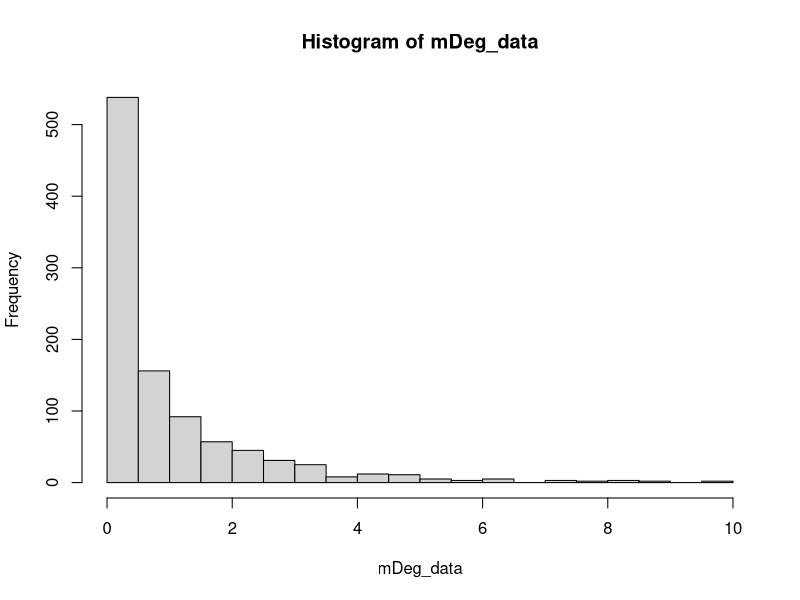
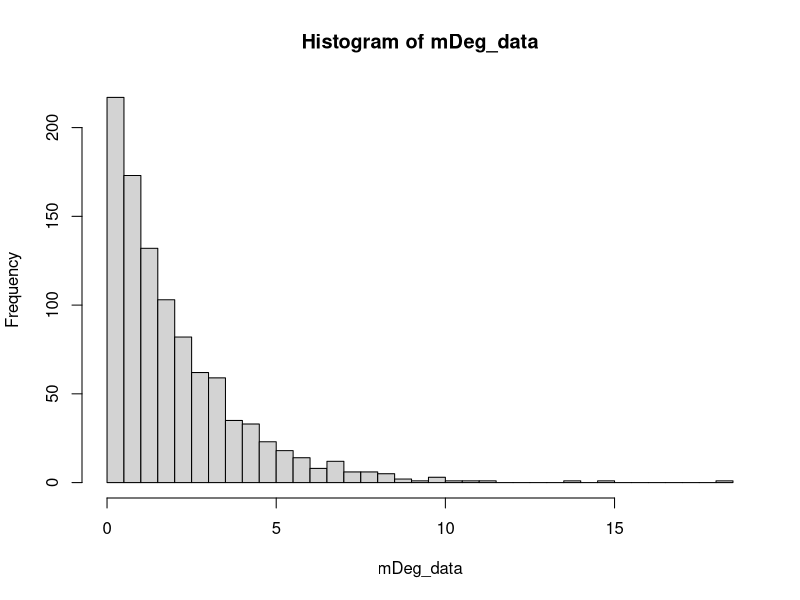
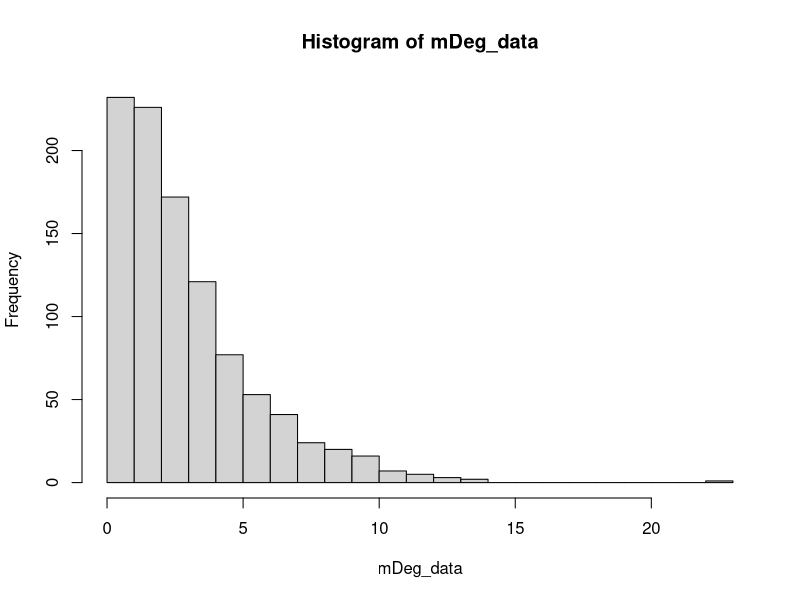
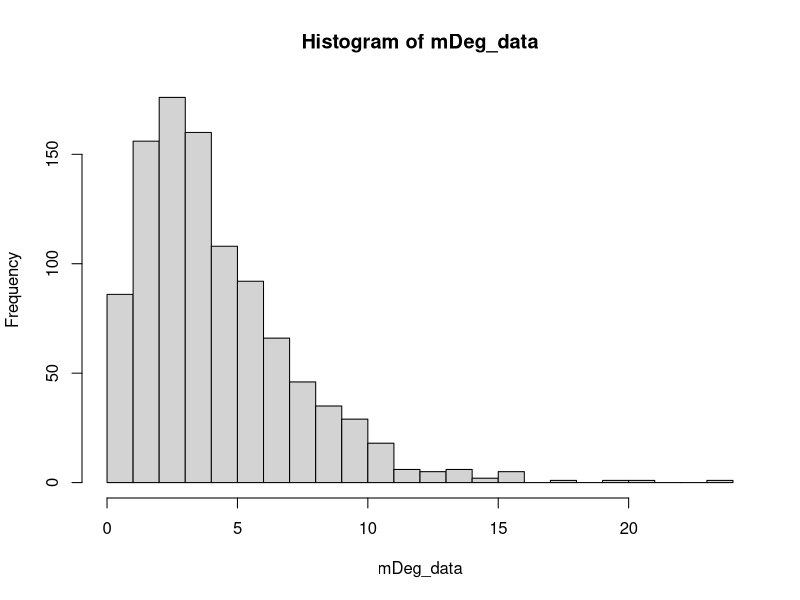
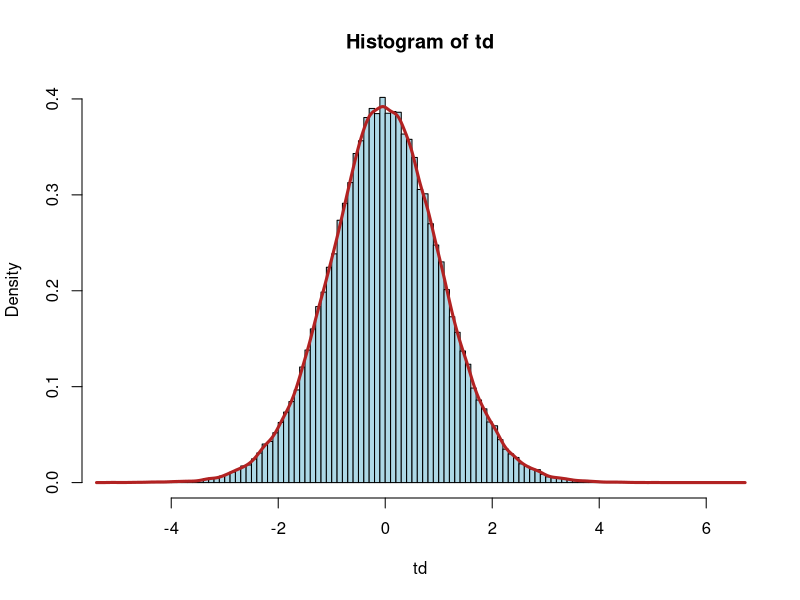
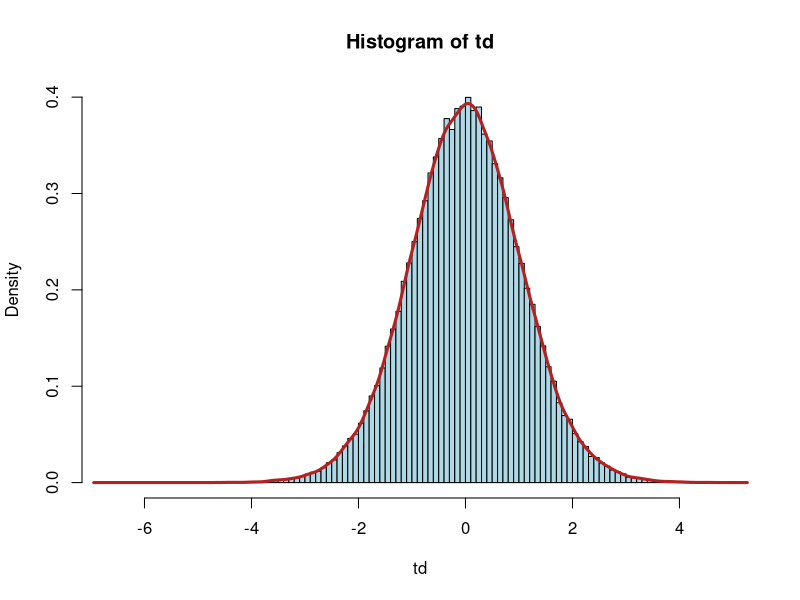
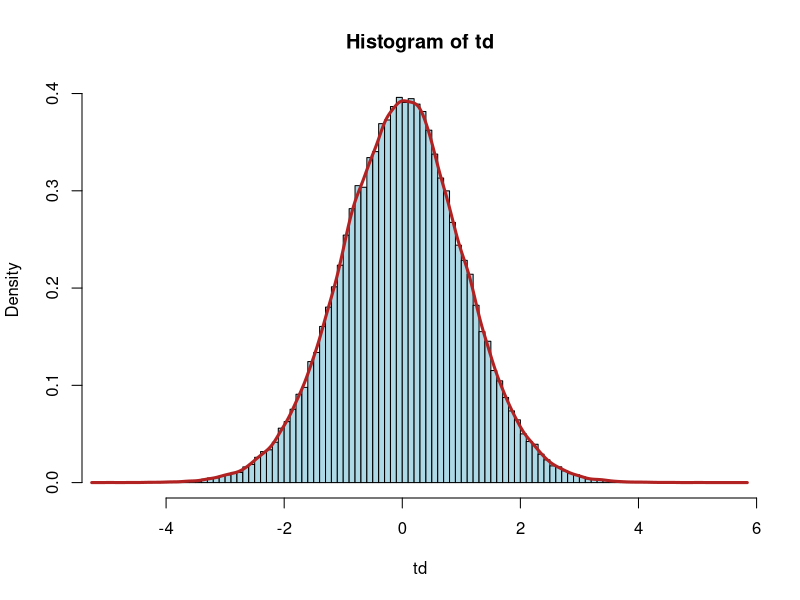

These figures' R source, in order:
# Sydney Honyouti

#Problem 1: Sketch the p.d.f. ofthe x^2 distribution with m-degrees of
# freedom for each of the following values of m. Locate the
# mean, the median, and themodeoneach sketch. (a) m = 1, (b) m = 2, (c) m = 3
# (d) m = 4

# Mode Function
Mode <- function(x) {
  ux <- unique(x)
  ux[which.max(tabulate(match(x, ux)))]
}
# (a) m = 1
mDeg_data <- rchisq(1000,1)
hist(mDeg_data,breaks = 30)
# Mean
data_mean = mean(mDeg_data)
data_mean
# Median
data_median = median(mDeg_data)
data_median
# Mode
data_mode = Mode(mDeg_data)
data_mode

#(b) m = 2
mDeg_data <- rchisq(1000,2)
hist(mDeg_data,breaks = 30)
# Mean
data_mean = mean(mDeg_data)
data_mean
# Median
data_median = median(mDeg_data)
data_median
# Mode
data_mode = Mode(mDeg_data)
data_mode

#(c) m = 3
mDeg_data <- rchisq(1000,3)
hist(mDeg_data,breaks = 30)

data_mean = mean(mDeg_data)
data_mean

data_median = median(mDeg_data)
data_median

data_mode = Mode(mDeg_data)
data_mode

#(d)
mDeg_data <- rchisq(1000,4)
hist(mDeg_data,breaks = 30)

data_mean = mean(mDeg_data)
data_mean

data_median = median(mDeg_data)
data_median

data_mode = Mode(mDeg_data)
data_mode
# -----------------------------------------------------------------------------#
#Problem 5:
# First we can generate 1000 random numbers from a t-distribution with 20 degrees
# of freedom.
td <- rt(1000,20)

#Calculating the variance should be fairly close to m/m-2
var(td)

m = 20
m/(m-2)

# -----------------------------------------------------------------------------#
#Problem 6:
# 20 Degrees of Freedom
td <- rt(100000,20)

hist(td,breaks=150,prob=TRUE,col='lightblue')
lines(density(td),col='firebrick',lwd='3') 

#25 Degrees of Freedom
td <- rt(100000,25)

hist(td,breaks=150,prob=TRUE,col='lightblue')
lines(density(td),col='firebrick',lwd='3') 

#30 Degrees of Freedom
td <- rt(100000,30)

hist(td,breaks=150,prob=TRUE,col='lightblue')
lines(density(td),col='firebrick',lwd='3') 
# -----------------------------------------------------------------------------#
#Problem 7:

#Using 7 degrees of free some because level of significance is 8 - 1 = 7
x <- c(3.1,3.5,2.6,3.4,3.8,3.0,2.9,2.2)

mean(x)
sd(x)
# (a) .90
qt(.90,7)

left = mean(x)-qt(.90,7)*sd(x)/sqrt(10)
right = mean(x)+qt(.90,7)*sd(x)/sqrt(10)
left
right

#(b) .95
qt(.95,7)

left = mean(x)-qt(.95,7)*sd(x)/sqrt(10)
right = mean(x)+qt(.95,7)*sd(x)/sqrt(10)
left
right

#(c) .99
qt(.99,7)

left = mean(x)-qt(.99,7)*sd(x)/sqrt(10)
right = mean(x)+qt(.99,7)*sd(x)/sqrt(10)
left
right
# -----------------------------------------------------------------------------#
#Problem 8:

x <- c(186,181,176,149,184,190,158,139,175,148,152,111,141,
       153,190,157,131,149,135,132)

mean(x)
sd(x)

temp = sd(x)/sqrt(20)
temp

#Finding the 90% confidence for the mean
qt(.90,19) #19 degrees of freedom

left = mean(x)-qt(.90,19)*sd(x)/sqrt(10)
right = mean(x)+qt(.90,19)*sd(x)/sqrt(10)
left
right
# -----------------------------------------------------------------------------#
#Problem 9: Generate 25 random numbers coming from a normal distribution 
#with mean = 100 and standard deviation = 4.  Find a 95% confidence interval 
#using the t-distribution and compare it to a 95% confidence using the normal 
#distribution. Repeat the experiment for a sample size of 400.

ran_num <- rnorm(25,100,4)

qt(.975,9)
# The 95% confidence interval starts at 
left = mean(ran_num)-qt(.975,9)*sd(ran_num)/sqrt(10) # and ends at 
right = mean(ran_num)+qt(.975,9)*sd(ran_num)/sqrt(10)
left
right

# Sample size of 400
ran_num <- rnorm(400,100,4)

qt(.975,9)
# The 95% confidence interval starts at 
left = mean(ran_num)-qt(.975,9)*sd(ran_num)/sqrt(10) # and ends at 
right = mean(ran_num)+qt(.975,9)*sd(ran_num)/sqrt(10)
left
right
# -----------------------------------------------------------------------------#
#Problem 10: Use R to design the following experiment.  Generate 25 random 
#numbers coming from a normal distribution with mean = 10 and standard 
#deviation = 2.  Use the numbers to create a 90% confidence interval for 
#the mean.  Did the confidence interval capture the mean?  Repeat this 100 
#times to check to see if you capture the mean about 90% of the time (this is 
#what a 90% confidence interval means). 

ran_num <- rnorm(25,10,2)
qt(.95,9) #
left = mean(x)-qt(.95,9)*sd(x)/sqrt(10) 
right = mean(x)+qt(.95,9)*sd(x)/sqrt(10)
left
right
